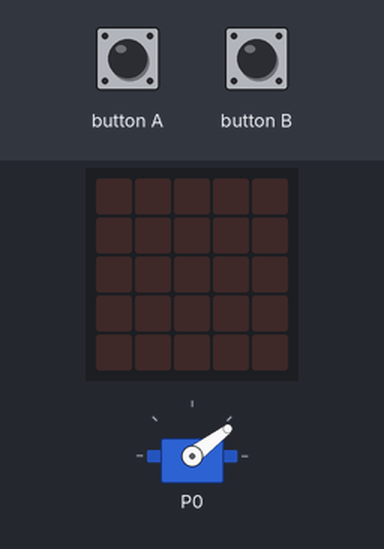
Simulated run of this program. Board: BBC micro:bit running MicroPython. Shown: servo, the board's 5×5 LED display. The inputs (shaded band) are chosen by the test bench. Servo angles are drawn from the pulse width (0.5 ms = 0°, 2.5 ms = 180°).

Above: at 1.2 s.
1.3 s: button A pressed for 0.15 s
At 3.2 s:
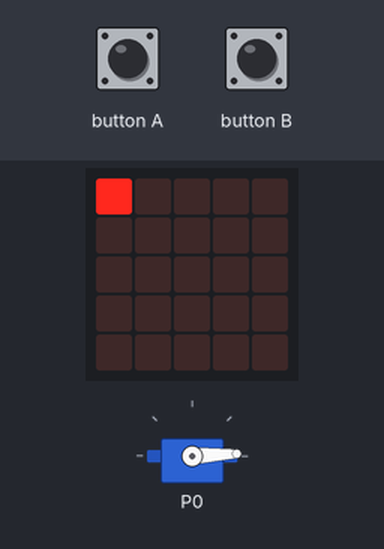
3.5 s: button B pressed for 0.15 s
At 4.8 s:
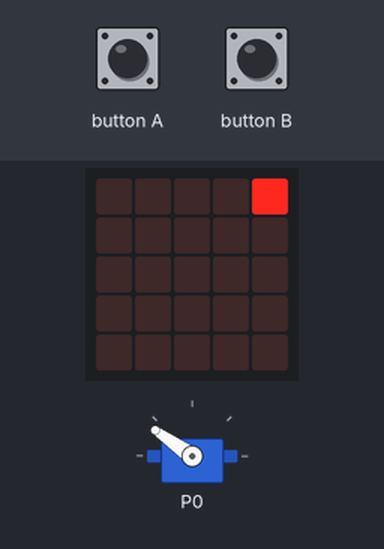
5.5 s: button A pressed for 1 s
At 6.5 s:
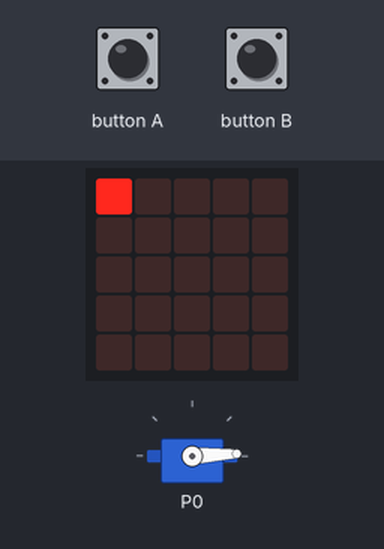
8.0 s: button B pressed for 1 s
At 9.3 s:
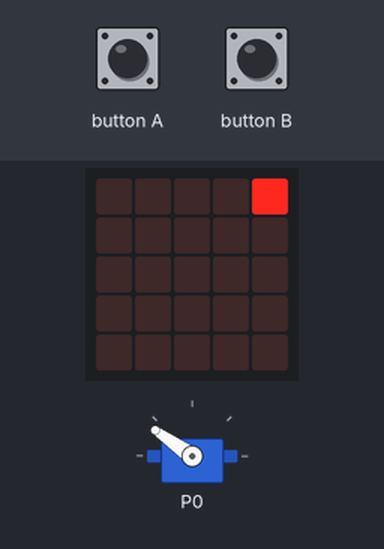
Timing chart, 0 to 11.0 s (numbered marks = the images above; inputs shaded):
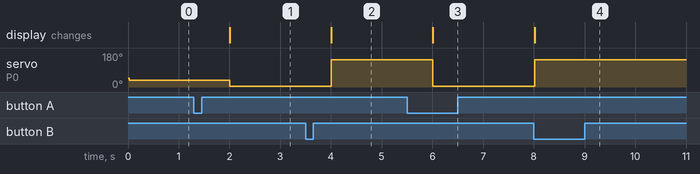

Measured:
- after the input at 1.3 s, servo on P0: 37° → 3° after 0.70 s; the display: changes after 0.70 s (image 1)
- after the input at 3.5 s, servo on P0: 3° → 145° after 0.51 s; the display: changes after 0.51 s (image 2)
- after the input at 5.5 s, servo on P0: 145° → 3° after 0.51 s; the display: changes after 0.51 s (image 3)
- after the input at 8.0 s, servo on P0: 3° → 145° at once; the display: changes at once (image 4)

The program:

servo3.py
```python
import microbit

sv = 52 # de servo ondersteunt waarden tussen de 25 en de 125

while True:

    # Button A sends a message
    if microbit.button_a.was_pressed():
        sv = 30
        microbit.display.clear()
        microbit.display.set_pixel(0,0,9)

    # Button A sends a message
    if microbit.button_b.was_pressed():
        sv = 120
        microbit.display.clear()
        microbit.display.set_pixel(4,0,9)

    microbit.pin0.write_analog(sv)

    # hiermee haal je jitter weg, dit zou 20 moeten zijn maar zal
    # ws afhangen van de interne weerstanden van de gebruikte servo
    microbit.pin0.set_analog_period(18)
    # evt kun je het nauwkeuriger instellen met
    #microbit.pin0.set_analog_period_microseconds(18000)
    # je moet één van deze beide wel aanroepen na de eerste keer dat je
    # microbit.pin0.write_analog(...) aanroept

    microbit.sleep(1000) # je moet de servo even de tijd geven om te roteren
```
